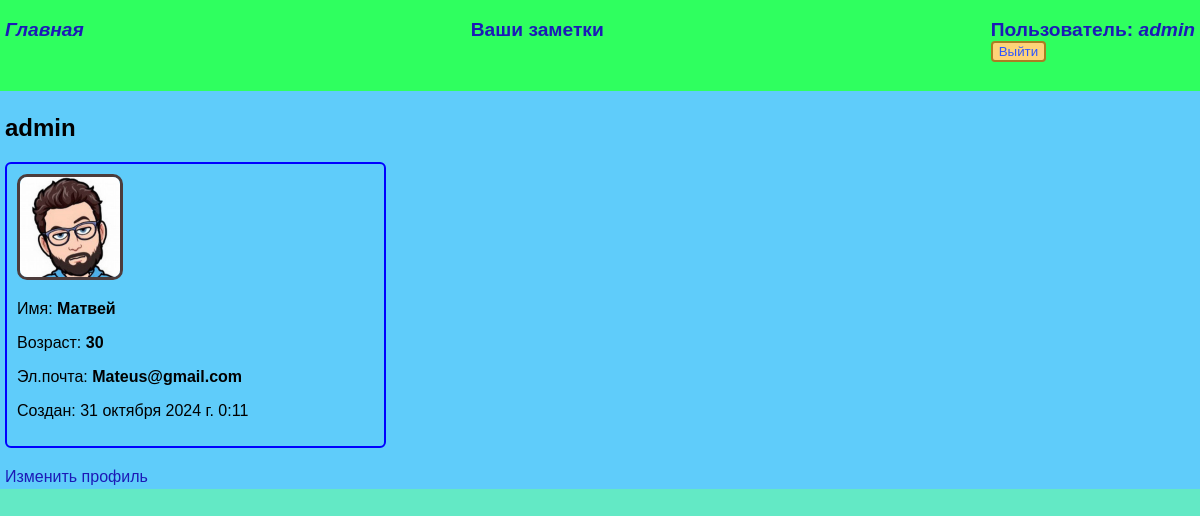
The app's page /users/profile/ (signed in), older data.
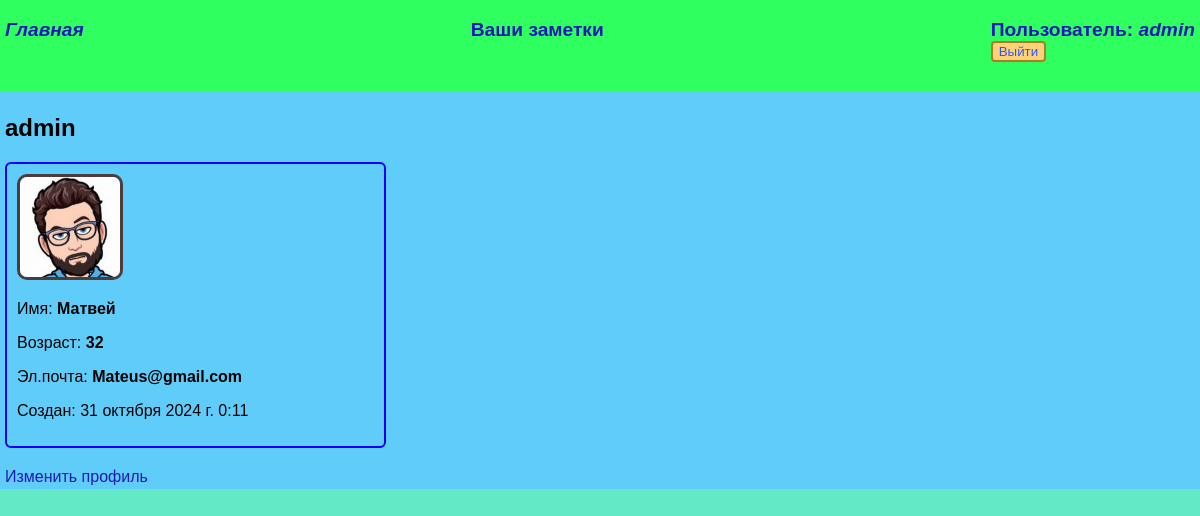
The same page, newer data.
### users/models.py (models this page shows, shortened)
class Profile(models.Model):
    user = models.OneToOneField(User, on_delete=models.CASCADE)
    name = models.CharField(max_length=200, blank=True, verbose_name='Имя')
    age = models.CharField(max_length=200, blank=True, verbose_name='Возраст')
    email = models.EmailField(max_length=200, blank=True, verbose_name='Эл.почта')
    created = models.DateTimeField(auto_now_add=True)
    avatar = models.ImageField(upload_to='users_images/', blank=True, verbose_name='Аватар')

### users/views.py (the view)
# urls.py: path('profile/', views.profile, name='profile'),
@login_required
def profile(request):
    profile = request.user.profile
    return render(request, 'account/profile.html', {'profile': profile})

### users/templates/account/profile.html
{% extends 'notes/base.html' %}
{% block content %}
<h2>{{ profile.user }}</h2>
<div class="profiledata">
    {% if profile.avatar %}
    <img height="100" src="{{ profile.avatar.url }}">
    {% endif %}
    <p>Имя: <strong>{{ profile.name }}</strong></p>
    <p>Возраст: <strong>{{ profile.age }}</strong></p>
    <p>Эл.почта: <strong>{{ profile.email }}</strong></p>
    <p>Создан: {{ profile.created }}</p>
</div>
<a href="{% url 'edit_profile' %}">Изменить профиль</a>
{% endblock %}

Row changes from the older to the newer data that the page shows:
changed Profile "Матвей": age "30" → "32"
